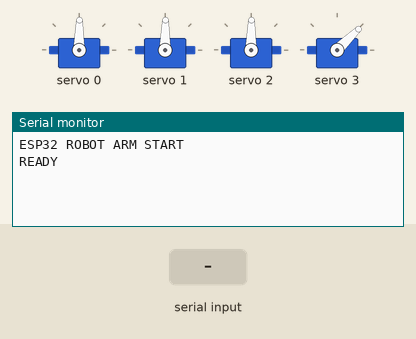
This sketch was run on a simulated ESP32. On the bench: 4 × servo, the last lines printed to the serial monitor. Inputs (shaded band) come from the test bench.

Above: at 2.2 s.
2.3 s: "stop\n" received over Serial
At 3.5 s:
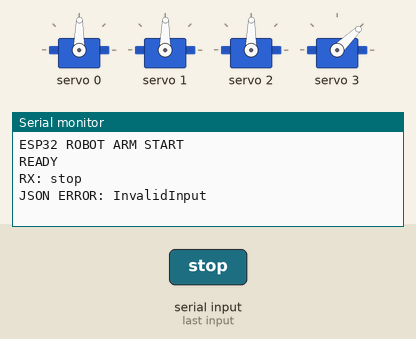
3.8 s: "1\n" received over Serial
At 4.9 s:
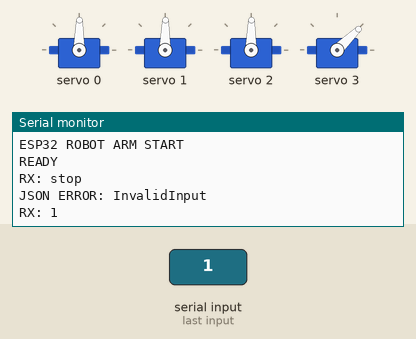

Measured:
- after the input at 2.3 s, the serial monitor: prints a new line at once (image 1)
- after the input at 3.8 s, the serial monitor: prints a new line at once (image 2)

The sketch:

kontrolservoIDE.ino
```cpp
#include <Wire.h>
#include <Adafruit_PWMServoDriver.h>
#include <ArduinoJson.h>

// =====================================================
// PCA9685
// =====================================================
Adafruit_PWMServoDriver pca = Adafruit_PWMServoDriver(0x40);

// =====================================================
// SERVO CONFIG
// =====================================================
#define SERVO_FREQ 50

#define SERVOMIN 110
#define SERVOMAX 490

// =====================================================
// SERVO CHANNEL
// =====================================================
#define SERVO_BASE      0
#define SERVO_SHOULDER  1
#define SERVO_ELBOW     2
#define SERVO_GRIPPER   3

// =====================================================
// SERIAL DATA
// =====================================================
String serialData = "";

// =====================================================
// SERVO POSITION
// =====================================================
int servoAngle[4] = {90, 90, 90, 45};


// =====================================================
// ANGLE -> PWM
// =====================================================
int angleToPulse(int angle)
{
  return map(angle, 0, 180, SERVOMIN, SERVOMAX);
}


// =====================================================
// SET SERVO
// =====================================================
void setServo(int channel, int angle)
{
  angle = constrain(angle, 0, 180);

  int pulse = angleToPulse(angle);

  pca.setPWM(channel, 0, pulse);
}


// =====================================================
// UPDATE ALL SERVO
// =====================================================
void updateServo()
{
  setServo(SERVO_BASE,     servoAngle[0]);
  setServo(SERVO_SHOULDER, servoAngle[1]);
  setServo(SERVO_ELBOW,    servoAngle[2]);
  setServo(SERVO_GRIPPER,  servoAngle[3]);
}


// =====================================================
// SETUP
// =====================================================
void setup()
{
  Serial.begin(115200);

  Serial.println("ESP32 ROBOT ARM START");

  // I2C ESP32
  Wire.begin(21, 22);

  // PCA9685
  pca.begin();

  pca.setPWMFreq(SERVO_FREQ);

  delay(1000);

  // posisi awal
  updateServo();

  Serial.println("READY");
}


// =====================================================
// LOOP
// =====================================================
void loop()
{
  // ================================================
  // ADA DATA SERIAL
  // ================================================
  if (Serial.available())
  {
    serialData = Serial.readStringUntil('\n');

    serialData.trim();

    Serial.print("RX: ");
    Serial.println(serialData);

    // ================================================
    // PARSE JSON
    // ================================================
    StaticJsonDocument<200> doc;

    DeserializationError error =
      deserializeJson(doc, serialData);

    // ================================================
    // JSON ERROR
    // ================================================
    if (error)
    {
      Serial.print("JSON ERROR: ");
      Serial.println(error.c_str());
      return;
    }

    // ================================================
    // EMERGENCY STOP
    // ================================================
    if (doc.containsKey("cmd"))
    {
      const char* cmd = doc["cmd"];

      if (String(cmd) == "stop")
      {
        Serial.println("EMERGENCY STOP");

        servoAngle[0] = 90;
        servoAngle[1] = 90;
        servoAngle[2] = 90;
        servoAngle[3] = 45;

        updateServo();

        return;
      }
    }

    // ================================================
    // AMBIL ARRAY SERVO
    // ================================================
    if (doc.containsKey("s"))
    {
      JsonArray arr = doc["s"];

      if (arr.size() >= 4)
      {
        servoAngle[0] = constrain(arr[0], 0, 180);
        servoAngle[1] = constrain(arr[1], 0, 180);
        servoAngle[2] = constrain(arr[2], 0, 180);
        servoAngle[3] = constrain(arr[3], 0, 180);

        updateServo();

        // debug
        Serial.print("BASE: ");
        Serial.print(servoAngle[0]);

        Serial.print(" | SHOULDER: ");
        Serial.print(servoAngle[1]);

        Serial.print(" | ELBOW: ");
        Serial.print(servoAngle[2]);

        Serial.print(" | GRIPPER: ");
        Serial.println(servoAngle[3]);
      }
    }
  }
}
```
